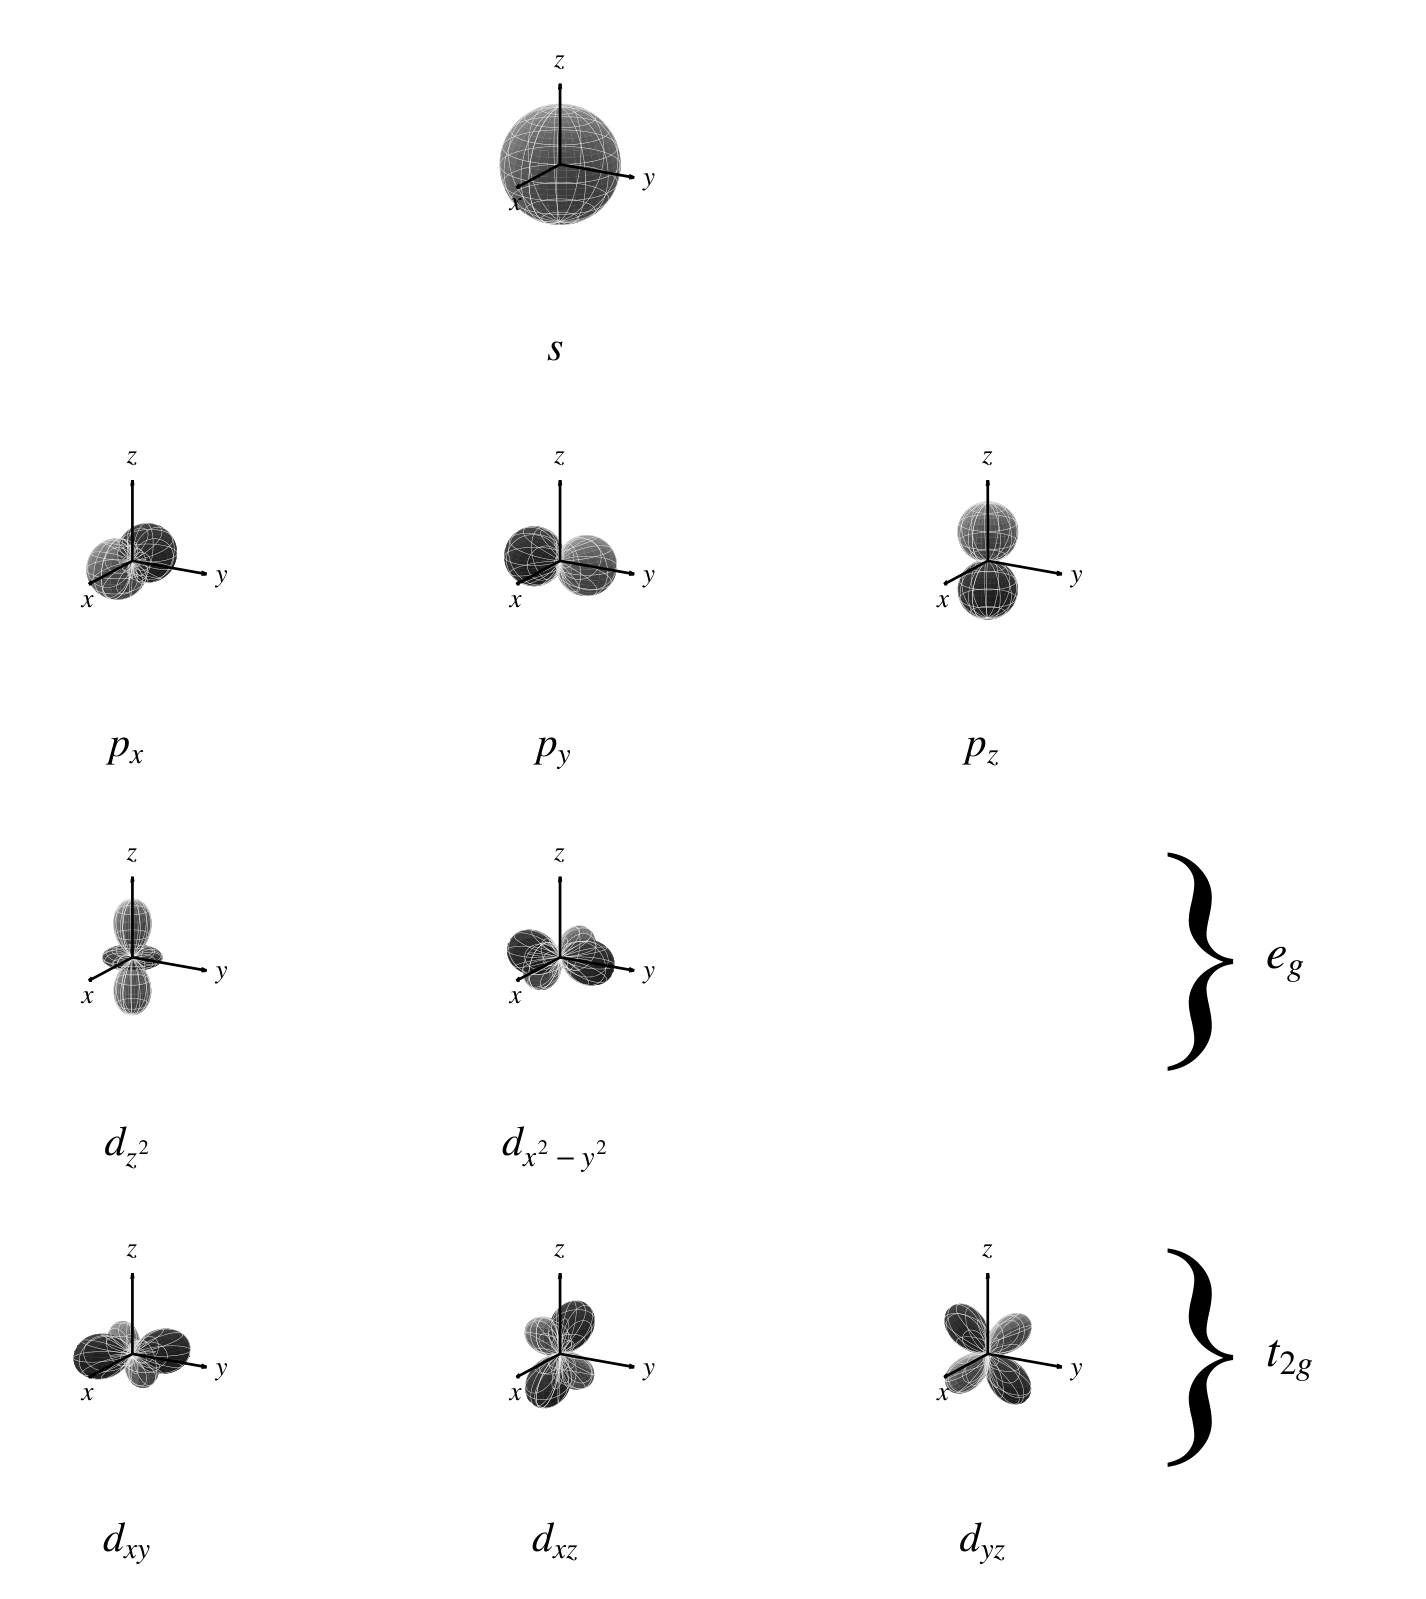

Recreate this plot in Python.
# -*- coding: utf-8 -*-
# 图 3.1 s/p/d 轨道的角分布（球谐函数模长着色的 3D 曲面，正负瓣深浅区分）
import sys
sys.path.insert(0, r'E:\AI整理书籍\磁学\book\fig_src')
import numpy as np
import matplotlib
matplotlib.use('Agg')
import matplotlib.pyplot as plt
from matplotlib.gridspec import GridSpec
from mplstyle import save_fig

plt.rcParams.update({'font.size': 11, 'mathtext.fontset': 'stix'})

C_POS = '#c9c9c9'   # 正瓣浅灰
C_NEG = '#5f5f5f'   # 负瓣深灰
C_S   = '#bfbfbf'

th = np.linspace(0, np.pi, 61)
ph = np.linspace(0, 2*np.pi, 81)
TH, PH = np.meshgrid(th, ph)
ST, CT = np.sin(TH), np.cos(TH)
CP, SP = np.cos(PH), np.sin(PH)


def orb_axes(ax):
    """小坐标轴：z 上、y 右、x 左下（默认视角自带）"""
    L = 1.38
    for (dx, dy, dz) in [(0, 0, L), (0, L, 0), (L, 0, 0)]:
        q = ax.quiver(0, 0, 0, dx, dy, dz, arrow_length_ratio=0.07,
                  linewidth=0.9, color='k')
    q.set_zorder(1e3)
    ax.text(0, 0, L + 0.18, '$z$', fontsize=9, ha='center', va='bottom', zorder=1e3)
    ax.text(0, L + 0.16, 0, '$y$', fontsize=9, ha='left', va='center', zorder=1e3)
    ax.text(L + 0.22, 0, 0, '$x$', fontsize=9, ha='left', va='top', zorder=1e3)


def draw_orb(ax, Y, name):
    R = np.abs(Y)
    R /= R.max()
    X, Yc, Z = R * ST * CP, R * ST * SP, R * CT
    pos = np.where(Y >= 0, Z, np.nan)
    neg = np.where(Y < 0, Z, np.nan)
    for ZZ, cc in [(pos, C_POS), (neg, C_NEG)]:
        if np.isfinite(ZZ).any():
            ax.plot_surface(X, Yc, ZZ, rcount=60, ccount=60, color=cc,
                            shade=True, linewidth=0, antialiased=True)
    ax.plot_wireframe(X, Yc, Z, rstride=6, cstride=6,
                      color='0.93', linewidth=0.15)
    orb_axes(ax)
    ax.set_xlim(-1.5, 1.5); ax.set_ylim(-1.5, 1.5); ax.set_zlim(-1.5, 1.5)
    ax.set_box_aspect((1, 1, 1))
    ax.set_axis_off()
    ax.patch.set_alpha(0.0)
    ax.view_init(elev=18, azim=30)
    ax.text2D(0.5, -0.04, name, transform=ax.transAxes,
              ha='center', va='top', fontsize=14)


fig = plt.figure(figsize=(6.6, 7.4))
gs = GridSpec(4, 6, figure=fig,
              left=-0.06, right=0.84, top=0.99, bottom=0.055,
              wspace=0.0, hspace=0.30)

# 第一行：s（球面）
ax = fig.add_subplot(gs[0, 2:4], projection='3d')
try:
    ax.computed_zorder = False
except AttributeError:
    pass
X, Yc, Z = ST * CP, ST * SP, CT
ax.plot_surface(X, Yc, Z, rcount=50, ccount=50, color=C_S,
                shade=True, linewidth=0, antialiased=True)
ax.plot_wireframe(X, Yc, Z, rstride=6, cstride=6, color='0.93', linewidth=0.15)
orb_axes(ax)
ax.set_xlim(-1.5, 1.5); ax.set_ylim(-1.5, 1.5); ax.set_zlim(-1.5, 1.5)
ax.set_box_aspect((1, 1, 1)); ax.set_axis_off(); ax.view_init(18, 30)
ax.patch.set_alpha(0.0)
ax.text2D(0.5, -0.04, '$s$', transform=ax.transAxes, ha='center', va='top', fontsize=14)

# 第二行：p 轨道
prow = [(lambda: np.sin(TH) * CP, '$p_x$', 0), (lambda: np.sin(TH) * SP, '$p_y$', 2),
        (lambda: CT, '$p_z$', 4)]
for fn, name, c0 in prow:
    ax = fig.add_subplot(gs[1, c0:c0 + 2], projection='3d')
    try:
        ax.computed_zorder = False
    except AttributeError:
        pass
    draw_orb(ax, fn(), name)

# 第三行：d_z2, d_x2-y2（e_g）
eg_row = []
for fn, name, c0 in [(lambda: 3 * CT**2 - 1, '$d_{z^2}$', 0),
                     (lambda: ST**2 * np.cos(2 * PH), '$d_{x^2-y^2}$', 2)]:
    ax = fig.add_subplot(gs[2, c0:c0 + 2], projection='3d')
    try:
        ax.computed_zorder = False
    except AttributeError:
        pass
    draw_orb(ax, fn(), name)
    eg_row.append(ax)

# 第四行：d_xy, d_xz, d_yz（t_2g）
t2g_row = []
for fn, name, c0 in [(lambda: ST**2 * np.sin(2 * PH), '$d_{xy}$', 0),
                     (lambda: ST * CT * CP, '$d_{xz}$', 2),
                     (lambda: ST * CT * SP, '$d_{yz}$', 4)]:
    ax = fig.add_subplot(gs[3, c0:c0 + 2], projection='3d')
    try:
        ax.computed_zorder = False
    except AttributeError:
        pass
    draw_orb(ax, fn(), name)
    t2g_row.append(ax)

# 右侧花括号与简并标记
fig.canvas.draw()
def brace(axs, ylab):
    p0, p1 = axs[0].get_position(), axs[-1].get_position()
    yc = 0.5 * (min(p0.y0, p1.y0) + max(p0.y1, p1.y1))
    fig.text(0.845, yc, '}', fontsize=80, ha='center', va='center')
    fig.text(0.888, yc, ylab, fontsize=16, ha='left', va='center')

brace(eg_row, '$e_g$')
brace(t2g_row, '$t_{2g}$')

save_fig(fig, 'ch3', 'fig3_01')
